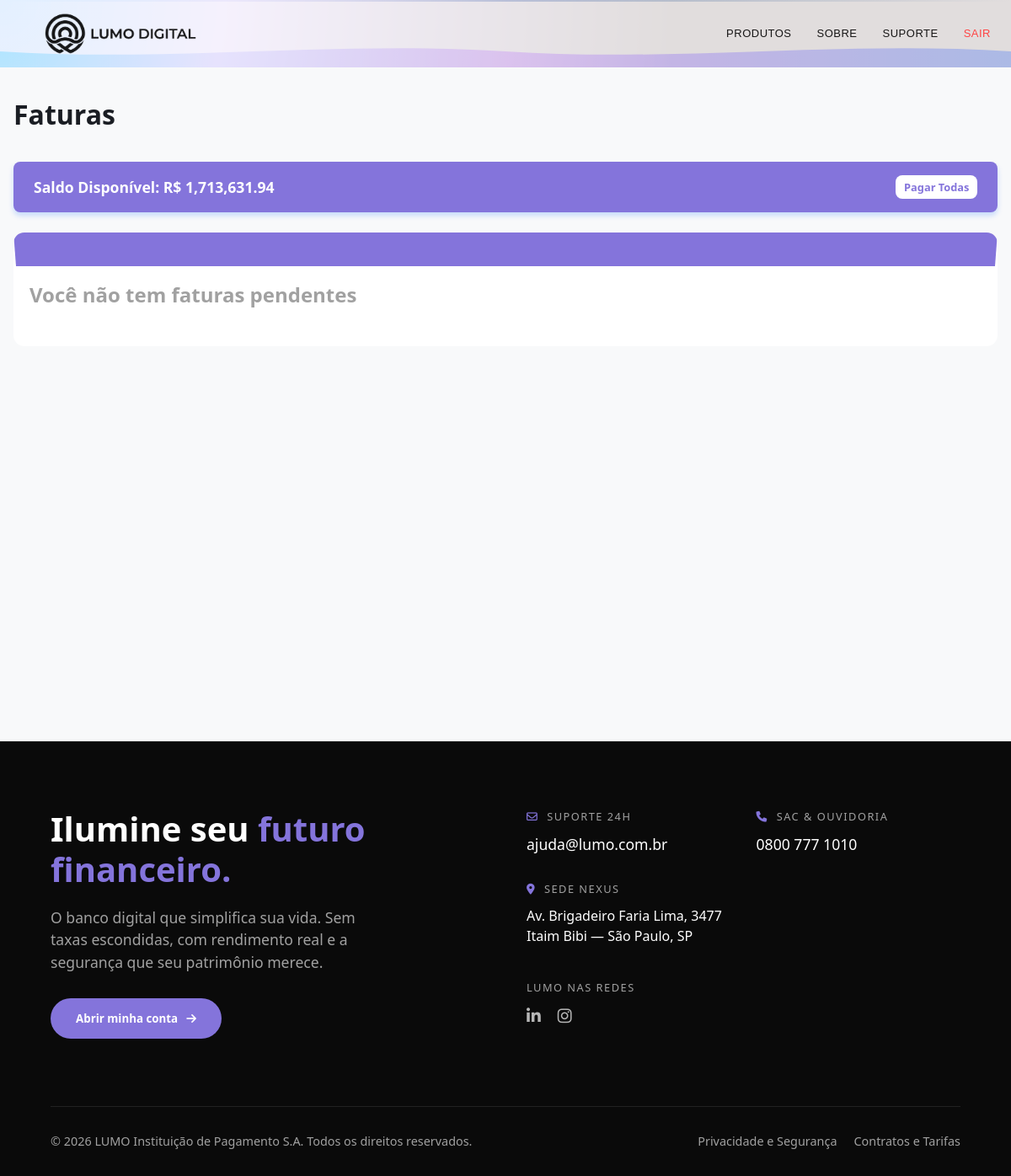
The app's page /faturas/ (signed in), older data.
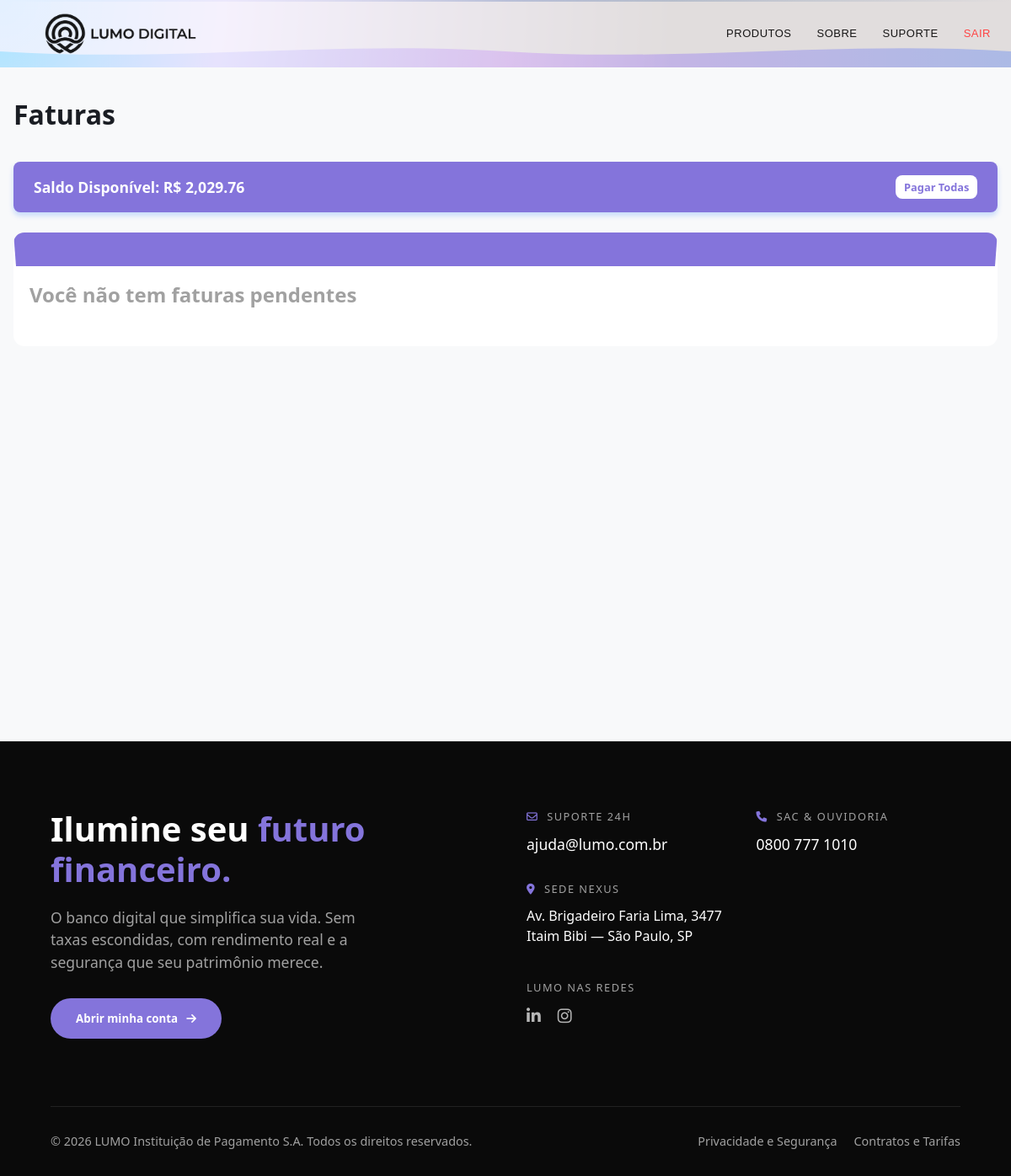
The same page, newer data.
### tables this page shows
CREATE TABLE contas (
    id INTEGER PRIMARY KEY AUTOINCREMENT,
    usuario_id INTEGER NOT NULL,
    numero_conta TEXT NOT NULL UNIQUE,
    saldo REAL DEFAULT 0, salario INTEGER DEFAULT 1518, ultimo_salario DATETIME,
    
    FOREIGN KEY (usuario_id) REFERENCES usuarios(id)
);

### routes/faturas.py (the view)
@faturas_bp.route('/')
def index():
    if not check_session():
        return redirect(url_for('login.login'))
    conta_id = session['user_info']['conta_id']
    conn = get_db()
    cursor = conn.cursor()
    cursor.execute("SELECT saldo FROM contas WHERE id = ?", (conta_id,))
    resultado = cursor.fetchone()
    conn.close()
    if resultado:
        session['user_info']['saldo'] = float(resultado[0])
    faturas = get_faturas(conta_id)
    return render_template('faturas/index.html', faturas=faturas)

### utils/services/banco/faturas.py (called while the page is built)
def get_faturas(conta_id):
    conn = get_db()
    cursor = conn.cursor()
    cursor.execute("SELECT * FROM faturas WHERE conta_id = ?", (conta_id,))
    faturas = cursor.fetchall()
    conn.close()
    return faturas

### utils/validators.py (called while the page is built)
def get_db():
    conn = sqlite3.connect(DB_PATH)
    conn.row_factory = sqlite3.Row
    return conn

def check_session():
    return 'user_info' in session

### templates/faturas/index.html (shortened to what this page needs)
{% extends 'layouts/base_home.html' %}
{% block content %}
<link rel="stylesheet" href="{{ url_for('static', filename='css/faturas/style.css') }}">
<main class="faturas-wrapper">
    <div class="app-container">
        <h1>Faturas</h1>
        <div id="saldo-atual" class="saldo-card">
            <span>Saldo Disponível: R$ {{ "{:,.2f}".format(session['user_info']['saldo']) }}</span>
            <button class="btn-pagar" id="btn-pagar-todas">Pagar Todas</button>
        </div>
        <div class="faturas-list">
            {% if faturas %}
            <h2 class="fatura-title">Você tem Faturas Pendentes</h2>
            {% for fatura in faturas %}
            <div class="fatura-container">
                <table>
                    <thead>
                        <tr>
                            <th>Tipo</th>
                            <th>Valor</th>
                            <th>Status</th>
                            <th>Data de vencimento</th>
                            <th>Juros</th>
                            <th>Descrição</th>
                            <th>Ação</th>
                        </tr>
                    </thead>
                    <tbody>
                        <tr>
                            <td>{{ fatura.tipo }}</td>
                            <td>R$ {{ "%.2f"|format(fatura.valor) }}</td>
                            <td>{{ fatura.status }}</td>
                            <td>{{ fatura.data_vencimento[:10].split('-')[2] }}/{{
                                fatura.data_vencimento[:10].split('-')[1] }}/{{
                                fatura.data_vencimento[:10].split('-')[0] }}</td>
                            <td>{{ fatura.juros }}%</td>
                            <td>{{ fatura.descricao }}</td>
                            <td>
                                <form method="post" action="/faturas/pagar">
                                    <input type="hidden" name="fatura_id" value="{{ fatura.id }}">
                                    <button type="submit" class="btn-pagar">Pagar</button>
                                </form>
                            </td>
                        </tr>
                    </tbody>
                </table>
            </div>
            {% endfor %}
            {% else %}
            <div class="fatura-container">
                <h2 class="fatura-title">Você não tem faturas pendentes</h2>
            </div>
            {% endif %}
        </div>
    </div>
</main>
{% include "components/popup.html" %}
{% endblock %}

### templates/layouts/base_home.html (shortened to what this page needs)
<!DOCTYPE html>
<html>
<head>
    <link rel="stylesheet" href="{{ url_for('static', filename='css/home/base_home.css') }}?v={{ config.DEBUG }}">
</head>
<body>
<link rel="stylesheet" href="{{ url_for('static', filename='css/components/header.css') }}?v={{ config.DEBUG }}">
<header class="header">
    <a href="/home" class="header-logo">
        <img src="../../static/images/logo.png" alt="Logo">
    </a>
    <nav class="nav-minimal">
        <a href="#" class="nav-link">PRODUTOS</a>
        <a href="#" class="nav-link">SOBRE</a>
        <a href="" class="nav-link">SUPORTE</a>
        <a href="/logout" class="nav-link" id="logout-link">SAIR</a>
    </nav>
    <div class="wave-container">
    </div>
</header>
{% block content %}
{% endblock %}
{% include "components/footer.html" %}
</body>
</html>

### templates/components/popup.html (shortened to what this page needs)
<link rel="stylesheet" href="{{ url_for('static', filename='css/components/popup.css') }}">

### templates/components/footer.html (shortened to what this page needs)
<link rel="stylesheet" href="https://cdnjs.cloudflare.com/ajax/libs/font-awesome/6.0.0/css/all.min.css">
<link rel="stylesheet" href="{{ url_for('static', filename='css/components/footer.css') }}">
<footer class="footer">
    <div class="footer-container">
        <div class="footer-left">
            <h2 class="footer-title">Ilumine seu <span>futuro financeiro.</span></h2>
            <p class="footer-description">
                O banco digital que simplifica sua vida. Sem taxas escondidas, com rendimento real e a segurança que seu patrimônio merece.
            </p>
            <button class="btn-glow">
                Abrir minha conta <i class="fa-solid fa-arrow-right"></i>
            </button>
        </div>
        <div class="footer-right">
            <div class="contact-grid">
                <div class="contact-item">
                    <span class="label"><i class="fa-regular fa-envelope"></i> Suporte 24h</span>
                    <a href="mailto:ajuda@lumo.com.br" class="link-underlined">ajuda@lumo.com.br</a>
                </div>
                <div class="contact-item">
                    <span class="label"><i class="fa-solid fa-phone"></i> SAC & Ouvidoria</span>
                    <a href="tel:08007771010" class="link-underlined">0800 777 1010</a>
                </div>
                <div class="contact-item">
                    <span class="label"><i class="fa-solid fa-location-dot"></i> Sede Nexus</span>
                    <p>Av. Brigadeiro Faria Lima, 3477<br>Itaim Bibi — São Paulo, SP</p>
                </div>
            </div>
            <div class="social-wrapper">
                <span class="label">LUMO nas redes</span>
                <div class="social-links">
                    <a href="#" aria-label="LinkedIn"><i class="fa-brands fa-linkedin-in"></i></a>
                    <a href="#" aria-label="Instagram"><i class="fa-brands fa-instagram"></i></a>
                </div>
            </div>
        </div>
    </div>
    <div class="footer-bottom">
        <p>&copy; 2026 LUMO Instituição de Pagamento S.A. Todos os direitos reservados.</p>
        <div class="footer-legal">
            <a href="#">Privacidade e Segurança</a>
            <a href="#">Contratos e Tarifas</a>
        </div>
    </div>
</footer>

### static/css/home/base_home.css (style rules this page uses)
* { margin: 0; padding: 0; box-sizing: border-box; font-family: system-ui, -apple-system, BlinkMacSystemFont, "Segoe UI", Roboto, Oxygen, Ubuntu, Cantarell, "Open Sans", "Helvetica Neue", sans-serif; border: none; }
body { background-color: aliceblue; }

### static/css/components/header.css (style rules this page uses)
body { margin: 0; }
.header { position: relative; width: 100%; height: 80px; background: #0A0A0A; display: flex; justify-content: space-between; align-items: center; padding: 0 2%; box-sizing: border-box; overflow: hidden; transition: 0.8s; }
.header::before { content: ''; position: absolute; top: 0; left: 0; width: 100%; height: 2px; background: linear-gradient(90deg, transparent, #627FA9, transparent); opacity: 0.5; }
.header-logo { z-index: 10; display: flex; align-items: center; }
.header-logo img { height: 130px; filter: brightness(0); opacity: 0.9; transition: all 0.4s cubic-bezier(0.4, 0, 0.2, 1); }
.nav-minimal { display: flex; gap: 30px; z-index: 10; }
.nav-link { text-decoration: none; color: #171616; font-size: 13px; font-family: sans-serif; font-weight: 500; letter-spacing: 0.5px; position: relative; transition: 0.3s; }
.nav-link::after { content: ''; position: absolute; bottom: -5px; left: 0; width: 0; height: 2px; background: #8245EF; transition: width 0.8s ease; }
#logout-link { color: #ff4444; }
#logout-link::after { content: ''; position: absolute; bottom: -5px; left: 0; width: 0; height: 2px; background: #ff4444; transition: width 0.8s ease; }
.header { position: relative; width: 100%; height: 80px; background: #e1dddd; display: flex; justify-content: space-between; align-items: center; padding: 0 2%; box-sizing: border-box; overflow: hidden; }
.header::after { content: ''; position: absolute; top: 0; left: 0; width: 100%; height: 100%; background: radial-gradient( circle at 0% 0%, #1592ff 0px, #AB94EE calc(var(--raio-luz) / 3), transparent var(--raio-luz) ); z-index: 5; pointer-events: none; mix-blend-mode: screen; transition: --raio-luz 1.5s cubic-bezier(0.4, 0, 0.2, 1), --opacidade-luz 1.5s cubic-bezier(0.4, 0, 0.2, 1), opacity 1.5s ease; opacity: var(--opacidade-luz); }
.wave-container { position: absolute; bottom: -1px; left: 0; width: 200%; display: flex; line-height: 0; opacity: 0.5; pointer-events: none; z-index: 1; }
.wave-container svg { width: 50%; height: 40px; margin: 0; padding: 0; display: block; animation: moveWave 15s linear infinite; }

### static/css/faturas/style.css (style rules this page uses)
:root { --primary-color: #0066ff; --primary-hover: #0052cc; --bg-color: #f8f9fa; --surface-color: #ffffff; --text-main: #1a1d23; --text-muted: #64748b; --border-color: #e2e8f0; --success-color: #10b981; --error-color: #ef4444; --shadow-sm: 0 1px 3px rgba(0,0,0,0.1); --shadow-md: 0 4px 6px -1px rgba(0,0,0,0.1), 0 2px 4px -1px rgba(0,0,0,0.06); --radius: 8px; --transition: all 0.3s cubic-bezier(0.175, 0.885, 0.32, 1.275); }
* { box-sizing: border-box; margin: 0; padding: 0; }
body { font-family: 'Inter', -apple-system, BlinkMacSystemFont, "Segoe UI", Roboto, sans-serif; background-color: var(--bg-color); color: var(--text-main); line-height: 1.5; -webkit-font-smoothing: antialiased; }
.faturas-wrapper { padding: 2rem 1rem; min-height: 100vh; }
.app-container { max-width: 1280px; margin: 0 auto; }
h1 { font-size: 2rem; font-weight: 700; margin-bottom: 2rem; color: var(--text-main); }
.fatura-title { font-size: 1.5rem; font-weight: 600; margin-bottom: 1.5rem; color: var(--text-muted); }
.saldo-card { background: var(--primary-color); color: white; padding: 1rem 1.5rem; border-radius: var(--radius); margin-bottom: 1.5rem; font-weight: 600; text-align: center; box-shadow: 0 4px 6px rgba(0, 102, 255, 0.2); font-size: 1.1rem; display: flex; justify-content: space-between; align-items: center; }
.saldo-card .btn-pagar { background: white; color: var(--primary-color); border: none; padding: 0.3rem 0.6rem; border-radius: var(--radius); font-weight: 600; font-size: 0.8rem; cursor: pointer; transition: var(--transition); width: auto; min-width: 80px; }
.fatura-container { border: 3px solid transparent; border-top: 40px solid var(--primary-color); border-radius: 0.8rem; margin-bottom: 1rem; padding: 1rem; transition: var(--transition); background-color: var(--surface-color); }
.btn-pagar { background-color: var(--primary-color); color: white; border: none; padding: 0.625rem 1.25rem; border-radius: var(--radius); font-weight: 600; font-size: 0.875rem; cursor: pointer; transition: var(--transition); width: 100%; text-align: center; }

Row changes from the older to the newer data that the page shows:
changed contas: user_info.saldo "1,713,631.94" → "2,029.76"
